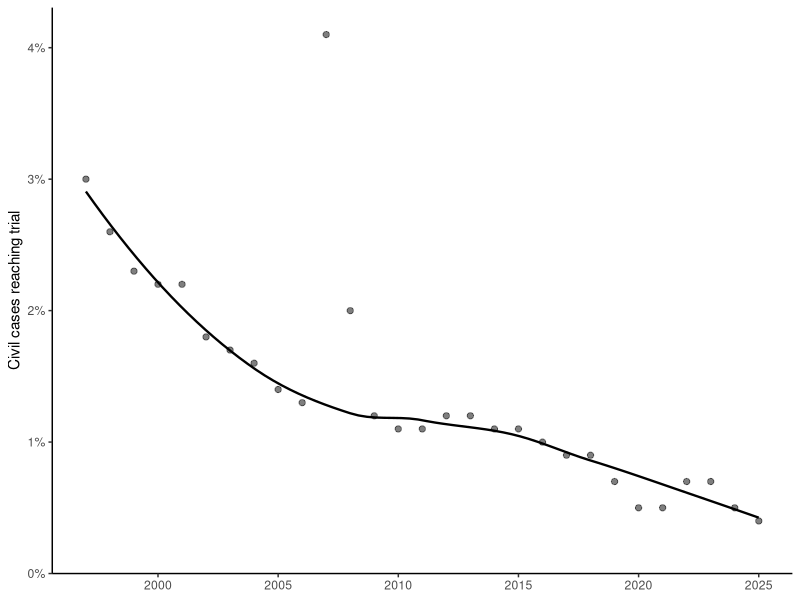
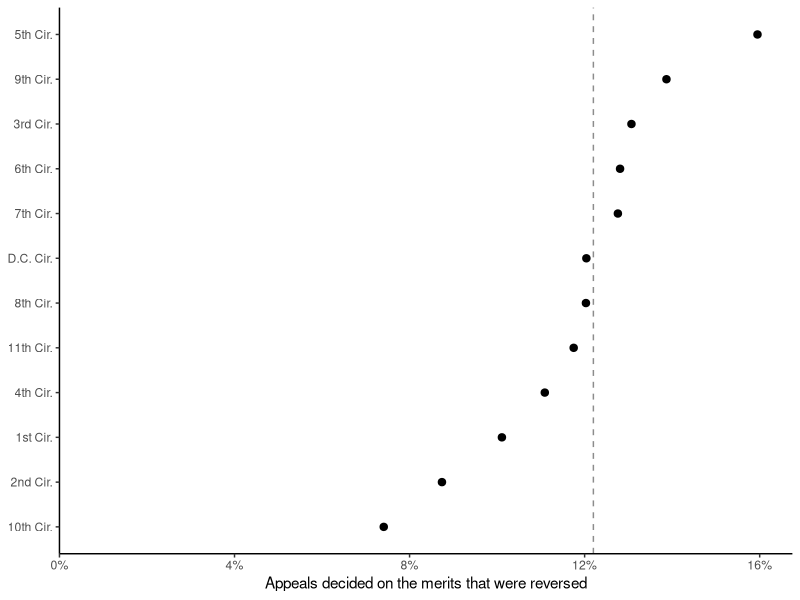

These figures' R source, in order:
## ---- chunk 1
#| label: fig-trial-rate
#| fig-cap: "Percent of federal civil cases reaching trial, fiscal years 1997--2025. The curve is a robust LOESS fit, which downweights the 2007 outlier (thousands of mass-tort cases recorded as terminated during or after trial). Source: Admin. Off. of the U.S. Cts., *Judicial Business of the United States Courts* tbl. C-4 (1997--2025)."
#| echo: false
#| fig-width: 6.5
#| fig-height: 3.5
library(ggplot2)

trials <- read.csv("data/c4_trial_rates.csv")

ggplot(trials, aes(year, pct_trial)) +
  geom_smooth(method = "loess", formula = y ~ x, se = FALSE,
              method.args = list(family = "symmetric"),
              colour = "black", linewidth = 0.8) +
  geom_point(size = 1.8, alpha = 0.5) +
  scale_y_continuous(limits = c(0, NA), labels = function(x) paste0(x, "%"),
                     expand = expansion(mult = c(0, 0.05))) +
  labs(x = NULL, y = "Civil cases reaching trial") +
  theme_classic(base_size = 11)
## ---- chunk 2
#| label: fig-reversal
#| fig-cap: "Percent of private civil appeals (excluding prisoner petitions) decided on the merits that the courts of appeals reversed, by circuit, fiscal years 2021--2025 combined. The dashed line marks the rate for all circuits. Partial reversals count as affirmances, and remands are a separate category. Source: Admin. Off. of the U.S. Cts., *Judicial Business of the United States Courts* tbl. B-5 (2021--2025)."
#| echo: false
#| fig-width: 6.5
#| fig-height: 3.8
library(ggplot2)

rev <- read.csv("data/reversal_by_circuit.csv")
rev <- rev[rev$period == "FY2021-FY2025 pooled", ]
overall <- rev$pct_reversed[grepl("^All", rev$circuit)]
rev <- rev[!grepl("^All", rev$circuit), ]
rev$circuit <- ifelse(rev$circuit == "D.C.", "D.C. Cir.", paste(rev$circuit, "Cir."))
rev$circuit <- reorder(rev$circuit, rev$pct_reversed)

ggplot(rev, aes(pct_reversed, circuit)) +
  geom_vline(xintercept = overall, linetype = "dashed", colour = "grey55") +
  geom_point(size = 2.2) +
  scale_x_continuous(limits = c(0, NA), labels = function(x) paste0(x, "%"),
                     expand = expansion(mult = c(0, 0.05))) +
  labs(x = "Appeals decided on the merits that were reversed", y = NULL) +
  theme_classic(base_size = 11)
